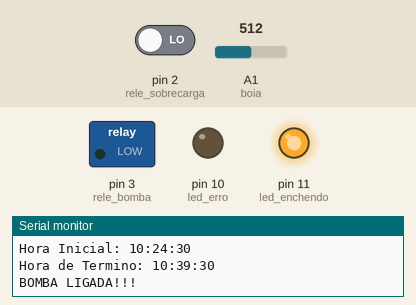
The sketch below on a simulated Arduino Uno, built with avr-gcc and run on an emulated ATmega328P. Parts: switched loads named in the sketch (green lamp = pin HIGH), output pins drawn as LEDs (lit = HIGH), the last lines printed to the serial monitor. Inputs (shaded band) come from the test bench; at power-on: A1 (boia) = 512, pin 2 (rele_sobrecarga) LOW. The local clock reads 2024-03-15 10:24:30 at power-on unless the sketch sets it.

Above: at 1.8 s.
1.9 s: A1 (boia) set to 3
3.4 s: A1 (boia) set to 0
At 4.6 s:
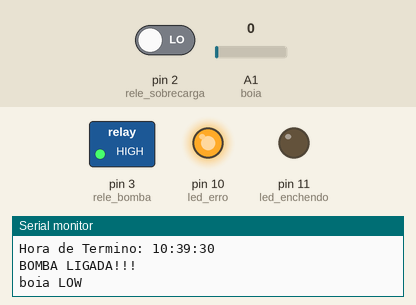
5.5 s: A1 (boia) set to 70
At 7.4 s:
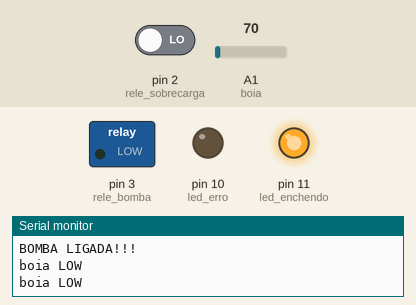
Timing chart, 0 to 8.9 s (numbered marks = the images above; inputs shaded):
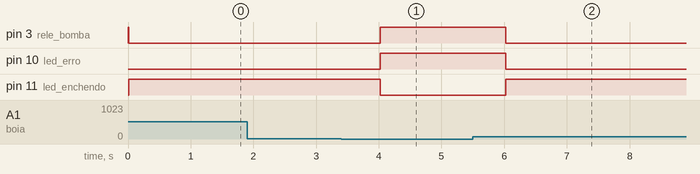

Measured:
- the behaviour switches between 2 and 1 on A1 (boia) (found by bisection; images 0 and 1)
- after the input at 1.9 s, every drawn part: stays the same
- after the input at 3.4 s, pin 3 (rele_bomba), pin 10 (led_erro): LOW → HIGH after 0.62 s; pin 11 (led_enchendo): HIGH → LOW after 0.62 s
- after the input at 5.5 s, pin 3 (rele_bomba), pin 10 (led_erro): HIGH → LOW after 0.52 s; pin 11 (led_enchendo): LOW → HIGH after 0.52 s

The sketch:

ProjetoBombaV2.ino
```cpp
#include <DS3231.h>
#include <Wire.h>
#include <String.h>

//Modulo RTC DS3231 ligado as portas A4 e A5 do Arduino
DS3231 rtc(SDA, SCL);

const int led_enchendo = 11;
const int led_erro = 10;
const int rele_bomba = 3;
const int rele_sobrecarga = 2;
const int tempo_ligado = 15; //minutos
const int tempo_desligado = 60; //minutos

const int boia = A1;

void setup(){

  //Aciona o relogio
  rtc.begin();

  pinMode(led_enchendo,OUTPUT);
  pinMode(led_erro,OUTPUT);
  pinMode(rele_bomba,OUTPUT);
  pinMode(rele_sobrecarga, INPUT);

  digitalWrite(rele_bomba, HIGH);

  //As linhas abaixo setam a data e hora do modulo
  //e podem ser comentada apos a primeira utilizacao
  //rtc.setDOW(FRIDAY);      //Define o dia da semana
  //rtc.setTime(21, 24, 00);     //Define o horario
  //rtc.setDate(15, 9, 2016);   //Define o dia, mes e ano

  //Definicoes do pino SQW/Out
  rtc.setSQWRate(SQW_RATE_1);

  Serial.begin(9600);

}

int hora = 0;
int minuto = 0;
int segundo = 0;
int hora_aux = 0;
int min_aux = 0;
int sec_aux = 0;
int estado = 1; // inicialmente ligado
int result_sobrecarga = 0;
int result_boia = 0;
boolean check_time = false;
boolean check_adc = true;
boolean check_state = true;
Time t;

void loop(){

  result_sobrecarga = digitalRead(rele_sobrecarga);
  result_boia = analogRead(boia);

  //if(result_sobrecarga == HIGH){ //sem sobrecarga
    //digitalWrite(led_erro, LOW);
    if(result_boia > 1){  //nivel reservatorio vazio
      //Serial.println(result_boia);

      //Serial.println("----------------------------------");
      //Serial.println("Horario Atual");
      //Serial.println(rtc.getTimeStr());
      //Serial.println("----------------------------------");
      t = rtc.getTime();
      hora = t.hour;
      minuto = t.min;
      segundo = t.sec;

      if(estado == 1){
        if(check_adc == true){
          //Serial.println("teste adc tempo");
          adcTempo(tempo_ligado);
          //Mostra as informações no Serial Monitor
          Serial.print("Hora Inicial: ");
          Serial.print(rtc.getTimeStr());
          Serial.println(" ");
          Serial.print("Hora de Termino: ");
          Serial.print(hora_aux);
          Serial.print(":");
          Serial.print(min_aux);
          Serial.print(":");
          Serial.println(sec_aux);
          Serial.println("BOMBA LIGADA!!!");
        }
        if(hora != hora_aux || minuto != min_aux || segundo != sec_aux){
          /*Serial.print(minuto);
          Serial.print(":");
          Serial.println(segundo);
          Serial.print(min_aux);
          Serial.print(":");
          Serial.println(sec_aux);
          Serial.println("----------------");*/
          encher();
        }else{
          Serial.println("teste estados");
          estado = 0;
          check_adc = true;
        }
      }

      if(estado == 0){
        if(check_adc == true){
          //Serial.println("teste adc tempo");
          adcTempo(tempo_desligado);
          Serial.print("Hora Inicial: ");
          Serial.print(rtc.getTimeStr());
          Serial.println(" ");
          Serial.print("Hora de Termino: ");
          Serial.print(hora_aux);
          Serial.print(":");
          Serial.print(min_aux);
          Serial.print(":");
          Serial.println(sec_aux);
          Serial.println("BOMBA DESLIGADA!!!");
        }
        if(hora != hora_aux || minuto != min_aux || segundo != sec_aux){
          /*Serial.print(minuto);
          Serial.print(":");
          Serial.println(segundo);
          Serial.print(min_aux);
          Serial.print(":");
          Serial.println(sec_aux);
          Serial.println("----------------");*/
          desligarBomba();
        }else{
          estado = 1;
          check_adc = true;
        }
      }
    }else{
      desligarBomba();
      Serial.println("boia LOW");
    }
  //}else{
    //erro();
    //Serial.println("erro rele");
  //}

  //Mostra as informações no Serial Monitor
  //Serial.print("Hora : ");
  //Serial.print(rtc.getTimeStr());
  //Serial.print(" ");
  //Serial.print("Data : ");
  //Serial.print(rtc.getDateStr(FORMAT_SHORT));
  //Serial.print(" ");
  //Serial.println(rtc.getDOWStr(FORMAT_SHORT));

  //Aguarda 1 segundo e repete o processo
  delay (1000);
}

void adcTempo(int tempo){
  //Serial.println("teste adc pronfundo");
  t = rtc.getTime();
  hora = t.hour;
  minuto = t.min;
  segundo = t.sec;

  if(minuto + tempo > 60){
    min_aux = (minuto + tempo) - 60;
    hora_aux = hora + 1;
  }else{
    min_aux = minuto + tempo;
    hora_aux = hora;
  }
  sec_aux = segundo;
  check_adc = false;
}

void erro(){
    digitalWrite(led_erro, HIGH);
    digitalWrite(rele_bomba, HIGH);
    digitalWrite(led_enchendo, LOW);
}

void desligarBomba(){
  digitalWrite(led_erro, HIGH);
  digitalWrite(rele_bomba, HIGH);
  digitalWrite(led_enchendo, LOW);
}

void encher(){
    digitalWrite(led_erro, LOW);
    digitalWrite(rele_bomba, LOW);
    digitalWrite(led_enchendo, HIGH);
}
```
